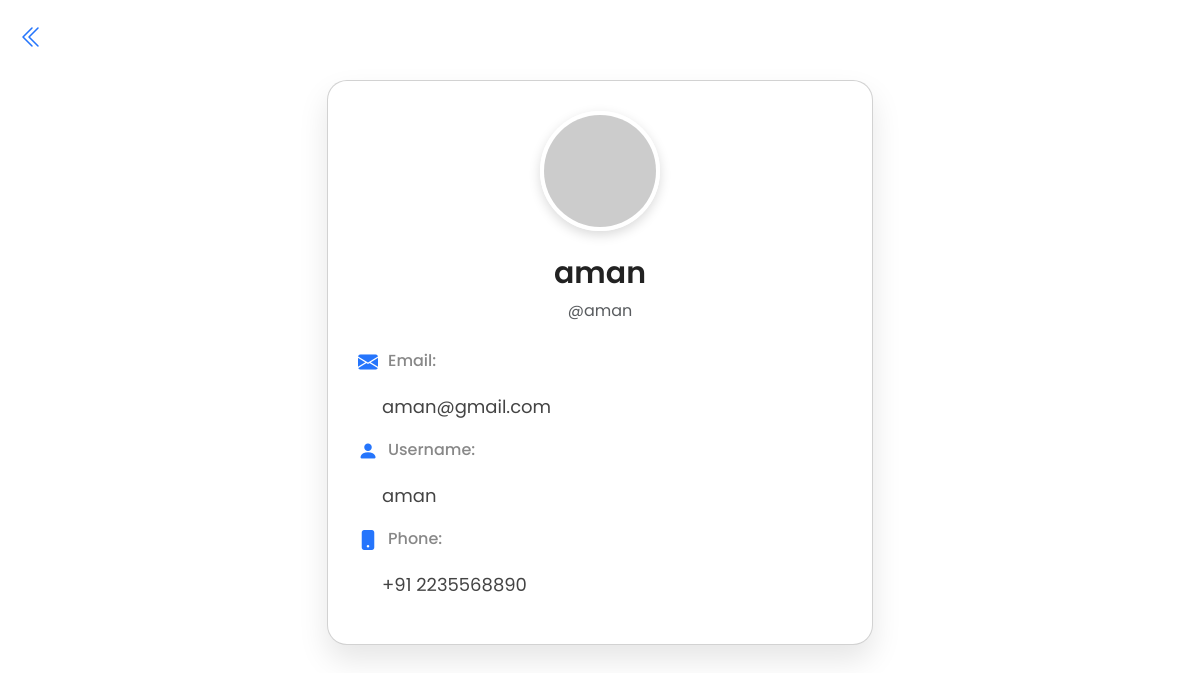
Page /profile.php (signed in) on the committed database.
### tables this page shows
CREATE TABLE `epicbooks_contacts` (
  `id` int(11) NOT NULL,
  `fkUserId` int(22) NOT NULL,
  `name` varchar(22) NOT NULL,
  `email` varchar(50) NOT NULL,
  `number` varchar(22) NOT NULL,
  `query` varchar(50) NOT NULL
);

CREATE TABLE `epicbooks_users` (
  `id` int(11) NOT NULL,
  `name` varchar(55) DEFAULT NULL,
  `email` varchar(55) DEFAULT NULL,
  `username` varchar(55) DEFAULT NULL,
  `password` varchar(255) DEFAULT NULL,
  `darkmode` enum('Y','N') NOT NULL DEFAULT 'N'
);

### profile.php (the view, shortened to what this page needs)
<?php
include "connection.php";
$user_id = $_SESSION['userid'];
$stmt_user = $conn->prepare("SELECT
    eu.name AS name,
    eu.username AS username,
    ec.number AS number,
    eu.email AS email
FROM
    epicbooks_users eu
LEFT JOIN
    epicbooks_contacts ec
ON
    eu.id = ec.fkUserId
WHERE
    eu.id = ?"
);
$stmt_user->bind_param("i", $user_id);
$stmt_user->execute();
$result_user = $stmt_user->get_result();
if ($result_user->num_rows > 0) {
    $user = $result_user->fetch_assoc();
    $username = $user['username'];
    $name = $user['name'];
    $email = $user['email'];
    $number = $user['number'];
} else {
    echo "User data not found.";
    exit();
}
$profile_pic_url = "https://api.dicebear.com/6.x/bottts/svg?seed=" . urlencode($user_id);
?>
<!DOCTYPE html>
<html lang="en">
<head>
    <link href="https://cdn.jsdelivr.net/npm/bootstrap@5.3.3/dist/css/bootstrap.min.css" rel="stylesheet">
</head>
<body>
    <a href="javascript:history.back()" class="back-btn">
    <i class="bi bi-chevron-double-left"></i>    </a>
    <div class="container profile-container">
        <div class="row justify-content-center">
            <div class="col-md-8 col-lg-6">
                <div class="card">
                    <div class="card-body">
                        <img src="<?php echo $profile_pic_url; ?>" alt="Profile Picture" class="profile-pic mb-4">
                        <h3 class="heading"><?php echo htmlspecialchars($name); ?></h3>
                        <p class="text-muted mb-4">@<?php echo htmlspecialchars($username); ?></p>
                        <div class="info-section">
                            <div class="info-item">
                                <i class="bi bi-envelope-fill icon"></i>
                                <span class="info-title">Email:</span>
                            </div>
                            <div class="data-item mx-4 my-3"><?php echo htmlspecialchars($email); ?></div>
                            <div class="info-item">
                                <i class="bi bi-person-fill icon"></i>
                                <span class="info-title">Username:</span>
                            </div>
                            <div class="data-item mx-4 my-3"><?php echo htmlspecialchars($username); ?></div>
                            <div class="info-item">
                                <i class="bi bi-phone-fill icon"></i>
                                <span class="info-title">Phone:</span>
                            </div>
                            <div class="data-item mx-4 my-3"><?php echo htmlspecialchars($number); ?></div>
                        </div>
                    </div>
                </div>
            </div>
        </div>
    </div>
    <link href="https://cdn.jsdelivr.net/npm/bootstrap-icons/font/bootstrap-icons.css" rel="stylesheet">
</body>
</html>

### profile.php (style rules this page uses)
body { font-family: 'Poppins', sans-serif; color: #333; }
.profile-container { margin-top: 80px; }
.card { background: #ffffff; border-radius: 20px; box-shadow: 0 15px 30px rgba(0, 0, 0, 0.1); transition: transform 0.3s ease-in-out; }
.profile-pic { width: 120px; height: 120px; border-radius: 50%; border: 4px solid #fff; box-shadow: 0 4px 12px rgba(0, 0, 0, 0.15); object-fit: cover; transition: all 0.3s ease; }
.heading { font-size: 30px; font-weight: 600; color: #222; }
.text-muted { color: #666; }
.info-item { font-size: 18px; color: #444; }
.info-title { font-size: 16px; font-weight: 500; color: #888; }
.card-body { padding: 30px; text-align: center; }
.info-section { text-align: left; margin-top: 20px; }
.info-item, .info-title { display: flex; align-items: center; margin-bottom: 10px; }
.info-item i, .info-title i { margin-right: 10px; font-size: 20px; }
.icon { color: #2575fc; }
.info-title { margin-bottom: 3px; }
.data-item { font-size: 18px; color: #444; }
.back-btn { position: absolute; top: 20px; left: 20px; font-size: 24px; color: #2575fc; cursor: pointer; }

### rows in the picture
epicbooks_contacts: fkUserId.name "aman", fkUserId.username "aman", fkUserId.email "aman@gmail.com", number "+91 2235568890"
